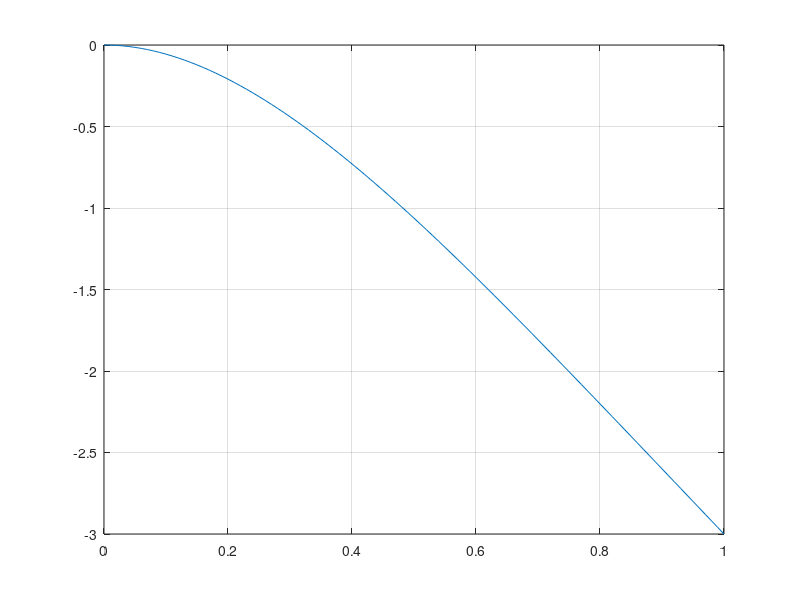

This figure's MATLAB source:
clear x y;

x = 0:0.01:1;

% x = rand(100,1)
for ii = 1:length(x)
    y(ii) = -(x(ii)^4 - 4*x(ii)^3 + 6 * x(ii)^2);
end

close all
plot(x,y)
% axis([0 1.2 -5 1])
grid on

